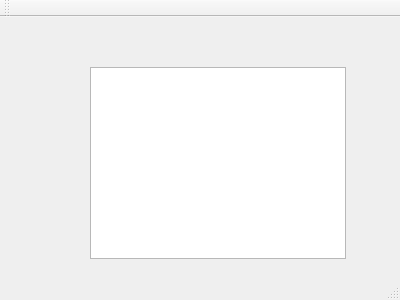
<?xml version="1.0" encoding="UTF-8"?>
<ui version="4.0">
 <class>MainWindow</class>
 <widget class="QMainWindow" name="MainWindow">
  <property name="geometry">
   <rect>
    <x>0</x>
    <y>0</y>
    <width>400</width>
    <height>300</height>
   </rect>
  </property>
  <property name="windowTitle">
   <string>MainWindow</string>
  </property>
  <widget class="QWidget" name="centralWidget">
   <widget class="QGraphicsView" name="graphicsView">
    <property name="geometry">
     <rect>
      <x>90</x>
      <y>50</y>
      <width>256</width>
      <height>192</height>
     </rect>
    </property>
   </widget>
  </widget>
  <widget class="QMenuBar" name="menuBar">
   <property name="geometry">
    <rect>
     <x>0</x>
     <y>0</y>
     <width>400</width>
     <height>22</height>
    </rect>
   </property>
  </widget>
  <widget class="QToolBar" name="mainToolBar">
   <attribute name="toolBarArea">
    <enum>TopToolBarArea</enum>
   </attribute>
   <attribute name="toolBarBreak">
    <bool>false</bool>
   </attribute>
  </widget>
  <widget class="QStatusBar" name="statusBar"/>
 </widget>
 <layoutdefault spacing="6" margin="11"/>
 <resources/>
 <connections/>
</ui>
